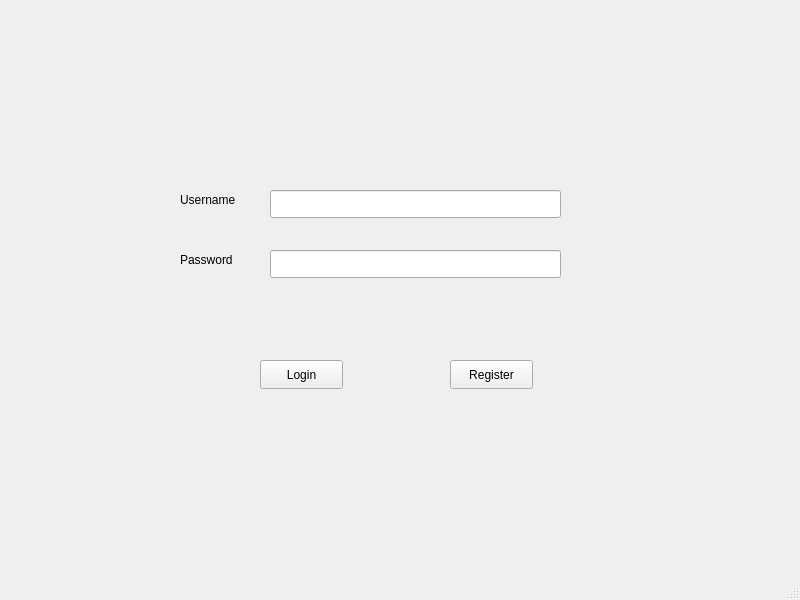
<?xml version="1.0" encoding="UTF-8"?>
<ui version="4.0">
 <class>LoginWindow</class>
 <widget class="QMainWindow" name="LoginWindow">
  <property name="geometry">
   <rect>
    <x>0</x>
    <y>0</y>
    <width>800</width>
    <height>600</height>
   </rect>
  </property>
  <property name="windowTitle">
   <string>MainWindow</string>
  </property>
  <widget class="QWidget" name="centralwidget">
   <widget class="QPushButton" name="login">
    <property name="geometry">
     <rect>
      <x>260</x>
      <y>360</y>
      <width>83</width>
      <height>29</height>
     </rect>
    </property>
    <property name="text">
     <string>Login</string>
    </property>
   </widget>
   <widget class="QPushButton" name="pushButton_2">
    <property name="geometry">
     <rect>
      <x>450</x>
      <y>360</y>
      <width>83</width>
      <height>29</height>
     </rect>
    </property>
    <property name="text">
     <string>Register</string>
    </property>
   </widget>
   <widget class="QLabel" name="label">
    <property name="geometry">
     <rect>
      <x>180</x>
      <y>190</y>
      <width>81</width>
      <height>20</height>
     </rect>
    </property>
    <property name="text">
     <string>Username</string>
    </property>
   </widget>
   <widget class="QLabel" name="label_2">
    <property name="geometry">
     <rect>
      <x>180</x>
      <y>250</y>
      <width>91</width>
      <height>20</height>
     </rect>
    </property>
    <property name="text">
     <string>Password</string>
    </property>
   </widget>
   <widget class="QLineEdit" name="username">
    <property name="geometry">
     <rect>
      <x>270</x>
      <y>190</y>
      <width>291</width>
      <height>28</height>
     </rect>
    </property>
   </widget>
   <widget class="QLineEdit" name="password">
    <property name="geometry">
     <rect>
      <x>270</x>
      <y>250</y>
      <width>291</width>
      <height>28</height>
     </rect>
    </property>
    <property name="echoMode">
     <enum>QLineEdit::Password</enum>
    </property>
   </widget>
   <widget class="QLabel" name="errors">
    <property name="geometry">
     <rect>
      <x>240</x>
      <y>310</y>
      <width>321</width>
      <height>20</height>
     </rect>
    </property>
    <property name="text">
     <string/>
    </property>
   </widget>
  </widget>
  <widget class="QMenuBar" name="menubar">
   <property name="geometry">
    <rect>
     <x>0</x>
     <y>0</y>
     <width>800</width>
     <height>25</height>
    </rect>
   </property>
  </widget>
  <widget class="QStatusBar" name="statusbar"/>
 </widget>
 <resources/>
 <connections/>
</ui>
